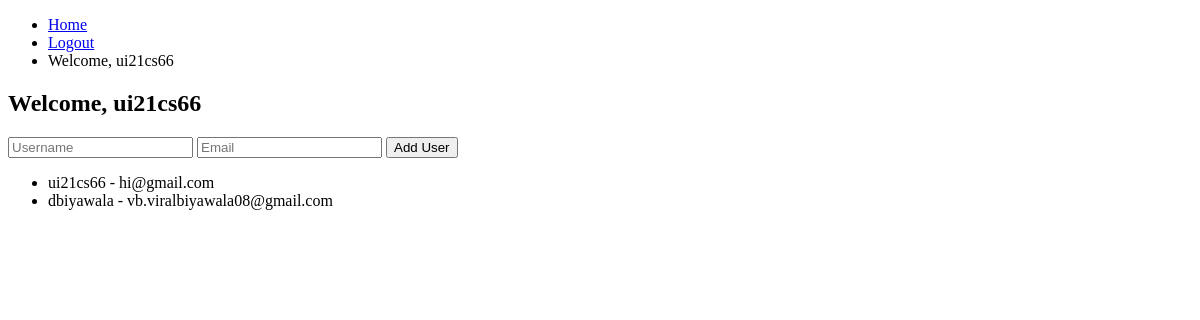
/ (signed in), run on an earlier commit of the app's database.
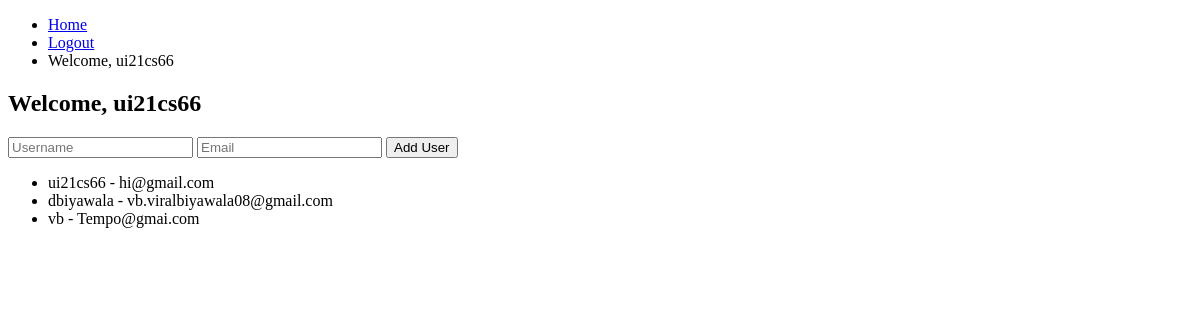
And on a later commit of the database.
### app/models.py (models this page shows, shortened)
class User(UserMixin,db.Model):
    id = db.Column(db.Integer, primary_key=True)
    username = db.Column(db.String(64), index=True, unique=True)
    email = db.Column(db.String(120), index=True, unique=True)
    password_hash = db.Column(db.String(128))

### app/routes.py (the view, shortened to what this page needs)
@app.route('/', methods=['GET', 'POST'])
@login_required
def index():
    users = User.query.all()
    return render_template('index.html', users=users)

### app/routes.py (called while the page is built)
@login_manager.user_loader
def load_user(user_id):
    return User.query.get(int(user_id))

### app/templates/index.html
{% extends 'base.html' %}
{% block content %}
<h2>Welcome, {{ current_user.username }}</h2>
<form method="post">
    <input type="text" name="username" placeholder="Username" required>
    <input type="email" name="email" placeholder="Email" required>
    <button type="submit">Add User</button>
</form>
<ul>
    {% for user in users %}
    <li>{{ user.username }} - {{ user.email }}</li>
    {% endfor %}
</ul>
{% endblock %}

### app/templates/base.html (shortened to what this page needs)
<!doctype html>
<html>
<head>
</head>
<body>
    <nav>
        <ul>
            <li><a href="{{ url_for('index') }}">Home</a></li>
            {% if current_user.is_authenticated %}
                <li><a href="{{ url_for('logout') }}">Logout</a></li>
                <li>Welcome, {{ current_user.username }}</li>
            {% else %}
                <li><a href="{{ url_for('login') }}">Login</a></li>
                <li><a href="{{ url_for('signup') }}">Sign Up</a></li>
            {% endif %}
        </ul>
    </nav>
    <div>
        {% block content %}{% endblock %}
    </div>
</body>
</html>

What changed in the data, as far as the page shows it:
added User: username "vb", email "Tempo@gmai.com"
